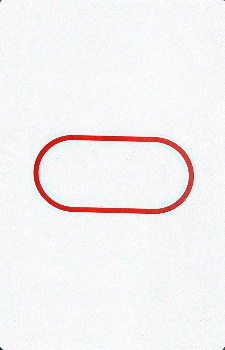
#> input picture test/empty/0020.jpg, 225 x 350 px, found by its file name; its folder holds only this picture in this run
$ python isolate.py
#> lines starting #> are read from the running program, lines starting #| are printed output that depends on the picture; after the words box and inside, x2 and y2 are one past the last pixel; in counts of white or black regions, pixels touching at a corner belong together
### reference.py
import cv2
import numpy as np
import os


WAIT_TIME = 5000

# all possible shape formats
SHAPES = ["0__0", "0__1", "0__2", "1__0", "1__1", "1__2", "2__0", "2__1", "2__2"]
IMG_TYPE = "jpg"

# assigns values for each number, color, fill, and shape
NUM_DICT = {0: "1", 1: "2", 2: "3"}
COLOR_DICT = {0: "red", 1: "green", 2: "purple"}
FILL_DICT = {0: "solid", 1: "striped", 2: "empty"}
SHAPE_DICT = {0: "oval", 1: "diamond", 2: "squiggle"}

# threshold for canny
CANNY_THRESH = 50
THRESH_C = 70

# min and max area for something to be considered a card
CARD_MAX_AREA = 120000
CARD_MIN_AREA = 5000

# width and height for card to be scaled to
# actual card dimensions: 2.25 x 3.5 in
CARD_WIDTH = 225
CARD_HEIGHT = 350

# for visualization purposes
FONT_SIZE = 2

# when fill is unknown, use default
DEFAULT_FILL = 0

# range values for red, green, and purple as determined by hand using color.py
RED_VALS = [0, 49, 64, 255, 212, 255]
GREEN_VALS = [50, 89, 70, 255, 56, 255]
PURPLE_VALS = [90, 179, 12, 255, 82, 255]
VALS_DICT = {0:RED_VALS, 1:GREEN_VALS, 2:PURPLE_VALS}


# idk why i did this. this is the same as the shape class lol
class Card:
    def __init__(self):
        self.name = []
        self.img = []


# really just a class to represent the shape images
class Shape:
    def __init__(self):
        self.img = []
        self.name = "tbd"

    def __init__(self, image, n):
        self.img = image
        self.name = n

    def __repr__(self):
        return name_from_id(self.name, True)


# shows image for time (ms)
# [4 lines left out: function show_wait, not called in this run]


# gets name from number id (id as string like 0000)
def name_from_id(id):
    return NUM_DICT[int(id[0])] + " " + COLOR_DICT[int(id[1])] + " " + FILL_DICT[int(id[2])] + " " + SHAPE_DICT[int(id[3])]


# pts is (or should be) an np.ndarray of size 4x1x2
# like so
# [[[1597   65]]
#
#  [[1552  946]]
#
#  [[2111  974]]
#
#  [[2158   87]]]
# where each element is [[xn yn]]
# so xn is pts[n][0][1]
# [37 lines left out: functions format_points, warp, not called in this run]


# empty function for trackbars
def empty(dummy):
    print(dummy)


# stacks images in img_array (2-d array of images), scaling by scale value
def stack_images(scale, img_array):
    rows = len(img_array)

    # if asked to stack nothing, return default black image
    if rows == 0:
        return cv2.imread("reference/black.jpg")
    cols = len(img_array[0])

    # checks to make sure that img_array does actually contain rows in a list format
    rows_available = isinstance(img_array[0], list)

    # get width and height of each image (assumed to be identical?)
    width = img_array[0][0].shape[1]
    height = img_array[0][0].shape[0]

    if rows_available:
        for x in range(0, rows):
            for y in range(0, cols):
                if img_array[x][y].shape[:2] == img_array[0][0].shape[:2]:
                    img_array[x][y] = cv2.resize(img_array[x][y], (0, 0), None, scale, scale)
                else:
                    img_array[x][y] = cv2.resize(img_array[x][y], (img_array[0][0].shape[1], img_array[0][0].shape[0]),
                                                 None, scale, scale)
                if len(img_array[x][y].shape) == 2: img_array[x][y] = cv2.cvtColor(img_array[x][y], cv2.COLOR_GRAY2BGR)
        image_blank = np.zeros((height, width, 3), np.uint8)
        hor = [image_blank] * rows
        # hor_con = [image_blank] * rows
        for x in range(0, rows):
            hor[x] = np.hstack(img_array[x])
        ver = np.vstack(hor)

    # i guess if there's only one row? i.e. img_array is 1d
    else:
        for x in range(0, rows):
            if img_array[x].shape[:2] == img_array[0].shape[:2]:
                img_array[x] = cv2.resize(img_array[x], (0, 0), None, scale, scale)
            else:
                img_array[x] = cv2.resize(img_array[x], (img_array[0].shape[1], img_array[0].shape[0]), None, scale, scale)
            if len(img_array[x].shape) == 2:
                img_array[x] = cv2.cvtColor(img_array[x], cv2.COLOR_GRAY2BGR)
        hor = np.hstack(img_array)
        ver = hor
    return ver


# returns color id of given card object
# [150 lines left out: functions match_color, match, load_shapes, retrieve, not called in this run]

### isolate.py
# Takes a raw image of a card, including its background, and isolates it

import cv2
import numpy as np
import reference as ref
import os

DIRECTORY = "img/empty"
FIN_DIR = "test/solid"


def get_contours(name, img, img_contour, img_gray, img_blur, img_canny, img_dilated, gs):
    # contours, hierarchy = cv2.findContours(img_canny, cv2.RETR_EXTERNAL, cv2.CHAIN_APPROX_SIMPLE)
    contours, hierarchy = cv2.findContours(img_dilated, cv2.RETR_EXTERNAL, cv2.CHAIN_APPROX_SIMPLE)
    for cnt in contours:
        area = cv2.contourArea(cnt)
        if area > 500:

            cv2.drawContours(img_contour, cnt, -1, (255, 0, 0), 3)
            peri = cv2.arcLength(cnt, True)
            # print(peri)
            approx = cv2.approxPolyDP(cnt, 0.02 * peri, True)
            # print(approx)

            objCor = len(approx)
            x, y, w, h = cv2.boundingRect(approx)

            if objCor == 4:
                objectType = "Card"
                width, height = ref.CARD_WIDTH, ref.CARD_HEIGHT
                # new = np.float32([[0, 0], [0, height], [width, height], [width, 0]])
                new = np.float32([[0, 0], [0, height], [width, height], [width, 0]])
                p1s = np.float32(ref.format_points(approx))
                warped_canny = ref.warp(img_canny, p1s, new, width, height)
                warped = None
                if gs:
                    (thresh, img_bw) = cv2.threshold(img_gray, 127, 255, cv2.THRESH_BINARY)
                    warped = ref.warp(img_bw, p1s, new, width, height)
                else:
                    warped = ref.warp(img, p1s, new, width, height)
                # warped_dilated = cv2.dilate(warped, kernel=np.ones((3, 3), np.uint8), iterations=1)
                cv2.imshow("warped1", warped_canny)
                cv2.imshow("warped orig", warped)
                cv2.imwrite(FIN_DIR + "/" + name, warped)
            else:
                objectType = ""

            cv2.rectangle(img_contour, (x, y), (x + w, y + h), (0, 255, 0), 2)
            cv2.putText(img_contour, objectType,
                        (x + (w // 2) - 10, y + (h // 2) - 10), cv2.FONT_HERSHEY_COMPLEX, 0.5,
                        (0, 0, 255), 2)
    img_stack = ref.stack_images(0.8, ([img, img_gray, img_blur],
                                      [img_canny, img_contour, img_dilated]))
    cv2.imshow("Stack", img_stack)


# gs = grayscale, actually is black/white
# final directory must already exist
def process(gs=True):
#> called with gs = True
    for filename in os.listdir(DIRECTORY):
        if filename.endswith("." + ref.IMG_TYPE):
            print(os.path.join(DIRECTORY + "/", filename))
            img = cv2.imread(DIRECTORY + "/" + filename)
#> img is the input picture: shape (350, 225, 3); mean B, G, R 242.3, 242.5, 245.1
            img_contour = img.copy()
            img_gray = cv2.cvtColor(img, cv2.COLOR_BGR2GRAY)
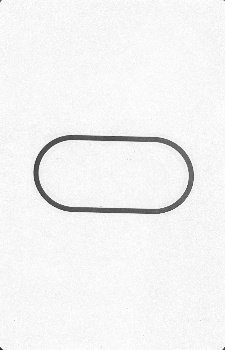
#> img_gray: shape (350, 225); min 23, max 255, mean 243.1
            img_blur = cv2.GaussianBlur(img_gray, (7, 7), 3)
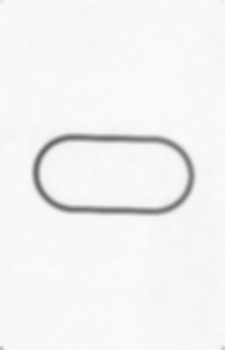
#> img_blur: shape (350, 225); min 106, max 251, mean 243.1
            img_canny = cv2.Canny(img_blur, 50, 50)
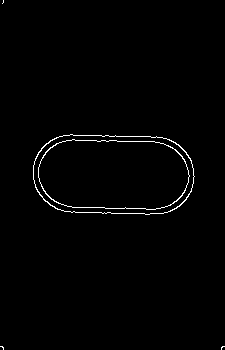
#> img_canny: shape (350, 225); 1.1% white in thin lines or dots
            img_dilated = cv2.dilate(img_canny, kernel=np.ones((5, 5), np.uint8), iterations=2)
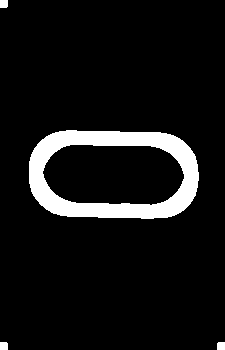
#> img_dilated: shape (350, 225); 8.1% white; 4 white regions
            get_contours(filename, img, img_contour, img_gray, img_blur, img_canny, img_dilated, gs)
#> in get_contours, `contours, hierarchy = cv2.findContours(img_dilated, cv2.RETR_EXTERNAL,..`: contours = 4 contours; box (x1, y1, x2, y2) and area: (29, 130, 199, 219) 13117, (217, 342, 225, 350) 48, (0, 342, 8, 350) 48, (0, 0, 8, 8) 48
#> the loop in get_contours, `for cnt in contours:` made 4 passes
#> (area, peri, objCor, x, y, w, h, objectType) on pass 3: (13117, 457.8, 8, 29, 131, 170, 86, '')
#> area on passes 1, 2, 4: 48.5, 48.5, 48.5
#> after the loop in get_contours, `for cnt in contours:`:
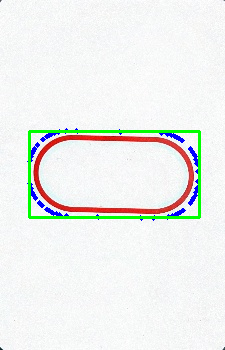
#> img_contour: shape (350, 225, 3); 2.79% of pixels changed, all inside (x1, y1, x2, y2) = (27, 128, 201, 221)
#> after the loop in stack_images, `for x in range(0, rows):`: hor = 2 items
#> in stack_images, `ver = np.vstack(hor)`:
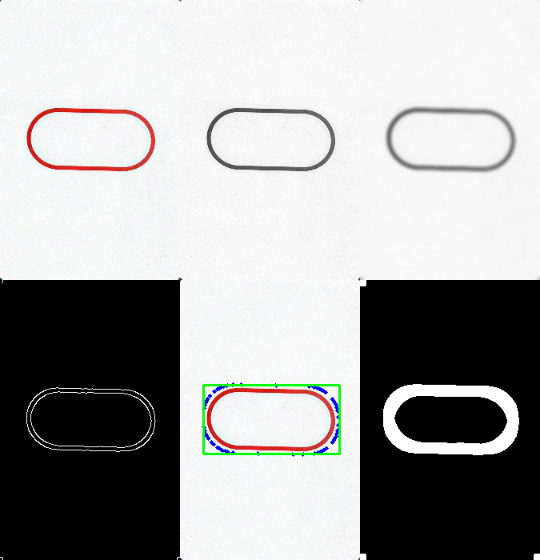
#> ver: shape (560, 540, 3); mean of channels 0, 1, 2 164.9, 165.4, 165.5; drawn as B, G, R
            img_stack = ref.stack_images(0.8, ([img, img_gray, img_blur],
                                              [img_canny, img_contour, img_dilated]))
            cv2.imshow("Stack", img_stack)
            cv2.waitKey(1000)


process()

# img = np.zeros((ref.CARD_HEIGHT, ref.CARD_WIDTH, 3), np.uint8)
# img[:] = 0, 0, 0
# cv2.imwrite("reference/black.jpg", img)
